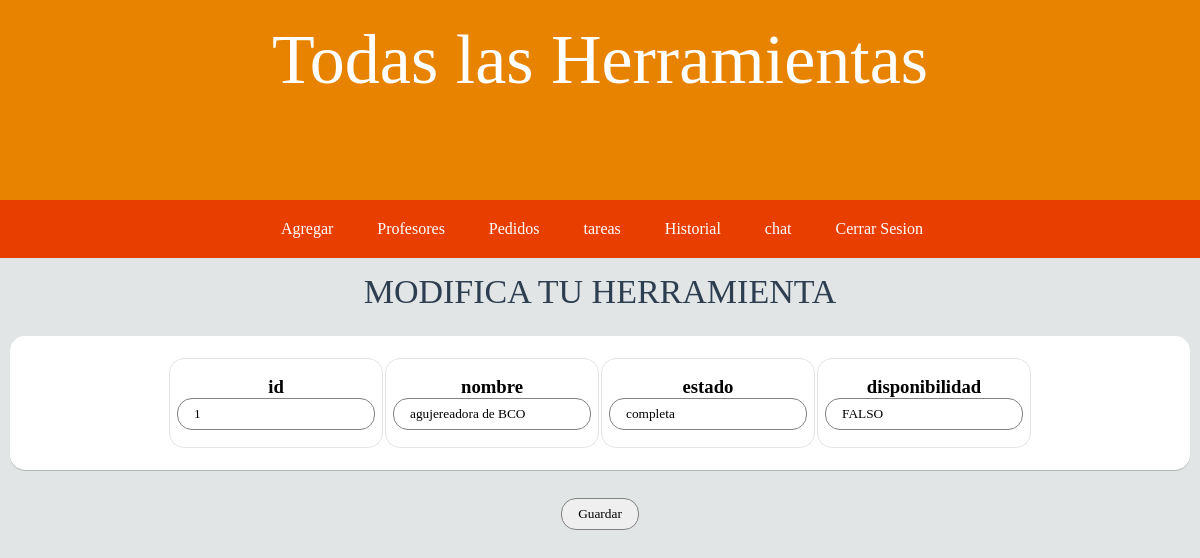
/admin_panol/formModificar.php?id=1, run on the app's committed database.
### tables this page shows
CREATE TABLE `herramientas_panol` (
  `id` int(11) NOT NULL,
  `herramienta` varchar(50) DEFAULT NULL,
  `estado` varchar(11) DEFAULT NULL,
  `disponibilidad` varchar(14) DEFAULT NULL,
  `fecha_ingreso` timestamp NOT NULL DEFAULT current_timestamp() ON UPDATE current_timestamp()
);

### admin_panol/formModificar.php (the view, shortened to what this page needs)
<html>
    <head>
        <link rel="stylesheet" type="text/css" href="../css/estiloPANOL.css"/>
    </head>
<body>
   <?php
            include 'header.php';
        ?>
    <center>
    <div class="caja">
    <h2>Modifica tu Herramienta</h2>
<?php
include "conexion.php";
$modifid = $_REQUEST['id'];
$SQL= "SELECT id , herramienta, estado, disponibilidad FROM herramientas_panol WHERE id = $modifid";
if(!$respuesta_comercio = $con->query($SQL)){
	echo $con->error;
}
echo "<form action='modificar.php' method='post'>";
echo "<section class='secundaria'><Table class='tabla_datos'>";
if ($dato = $respuesta_comercio->fetch_assoc()){
	echo "<tr>";
	echo "<td><h3>id</h3><input type='text' class='texto' name='id' value='".$dato['id']."'> </td>";
	echo "<td><h3>nombre</h3><input type='text' class='texto' name='herramienta' value='".$dato['herramienta']."'> </td>";
	echo "<td><h3>estado</h3><input type='text'class='text' name='estado' value='".$dato['estado']."'> </td>";
	echo "<td><h3>disponibilidad</h3><input type='text' class='texto' name='disponibilidad' value='".$dato['disponibilidad']."'> </td>";
	echo "</tr>";
}
echo "</Table></section>";
         echo "<br><input type='submit' value='Guardar' class='boton'>";
echo "</form>";
?>
        </div>
            </center>
    </body>
</html>

### css/estiloPANOL.css (style rules this page uses)
* { box-sizing: border-box; font-family: 'Open Sans'; padding: 0; margin: 0; }
h2 { font-size: 34px; text-transform: uppercase; font-weight: 400; line-height: 2; color: #2c3e50; }
body { background: #e1e5e6; }
section { margin: 10px; padding: 20px; background: #ffffff; border-radius: 15px; box-shadow: 0 1px 0 rgba(0, 0, 0, 0.2); }
.tabla_datos { text-align: center; font-size: 16px; border-color: #e1e5e6; border-radius: 15px; }
.tabla_datos td { border-radius: 15px; border: 1px solid #e1e5e6; padding: 17px 7px; }
input { border-radius: 15px; border: 1px solid #818181; padding: 7px 16px; }

### data on the page
herramientas_panol: id "1", herramienta "agujereadora de BCO", estado "completa", disponibilidad "FALSO"
